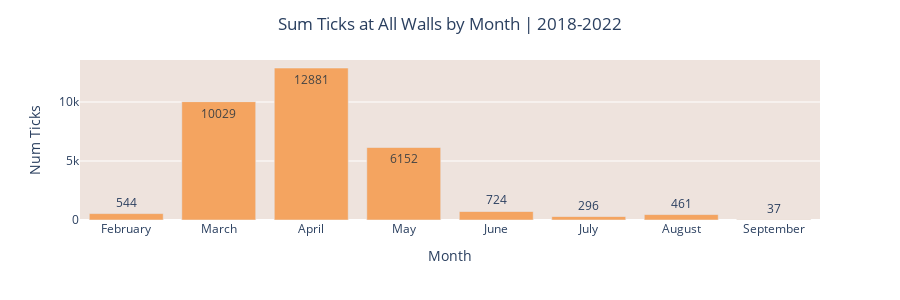

Notebook source saved alongside this figure:
### Code cell
# This is total ticks at all walls during that restricted timeframe
rapt_month_all = df_rapt_bb_allwalls_restrdates['Date'].groupby(df_rapt_bb_allwalls_restrdates['Date'].dt.month).count()
rapt_month_all
rapt_month_all.index = rapt_month_all.index.map({1:'January', 2:'February', 3:'March', 4:'April', 5:'May', 6:'June', 7:'July', 8:'August', 9:'September', 10:'October', 11:'November', 12:'December'})
rapt_month_all = rapt_month_all.loc[rapt_month_bb.index]

fig = px.bar(rapt_month_all, text_auto='0', height=300)
fig.update_xaxes(title='Month')
fig.update_yaxes(title='Num Ticks')
fig.update_traces(marker_color='#F4A460')
fig.update_layout(title='Sum Ticks at All Walls by Month | 2018-2022', title_x=0.5, showlegend=False, plot_bgcolor='#EEE3DD')
fig.write_html(html_folder + 'month_tot.html')
fig

### Figure 1 — Plotly figure (JSON) as saved in the notebook; plotly's stock layout.template omitted (floating-point values rounded to 4 significant figures)
{"data": [{"alignmentgroup": "True", "hovertemplate": "variable=Date<br>index=%{x}<br>value=%{y}<extra></extra>", "legendgroup": "Date", "marker": {"color": "#F4A460", "pattern": {"shape": ""}}, "name": "Date", "offsetgroup": "Date", "orientation": "v", "showlegend": true, "textposition": "auto", "texttemplate": "%{y:0}", "type": "bar", "x": ["February", "March", "April", "May", "June", "July", "August", "September"], "xaxis": "x", "y": [544, 10029, 12881, 6152, 724, 296, 461, 37], "yaxis": "y"}], "layout": {"barmode": "relative", "height": 300, "legend": {"title": {"text": "variable"}, "tracegroupgap": 0}, "margin": {"t": 60}, "plot_bgcolor": "#EEE3DD", "showlegend": false, "title": {"text": "Sum Ticks at All Walls by Month | 2018-2022", "x": 0.5}, "xaxis": {"anchor": "y", "domain": [0, 1], "title": {"text": "Month"}}, "yaxis": {"anchor": "x", "domain": [0, 1], "title": {"text": "Num Ticks"}}}}
